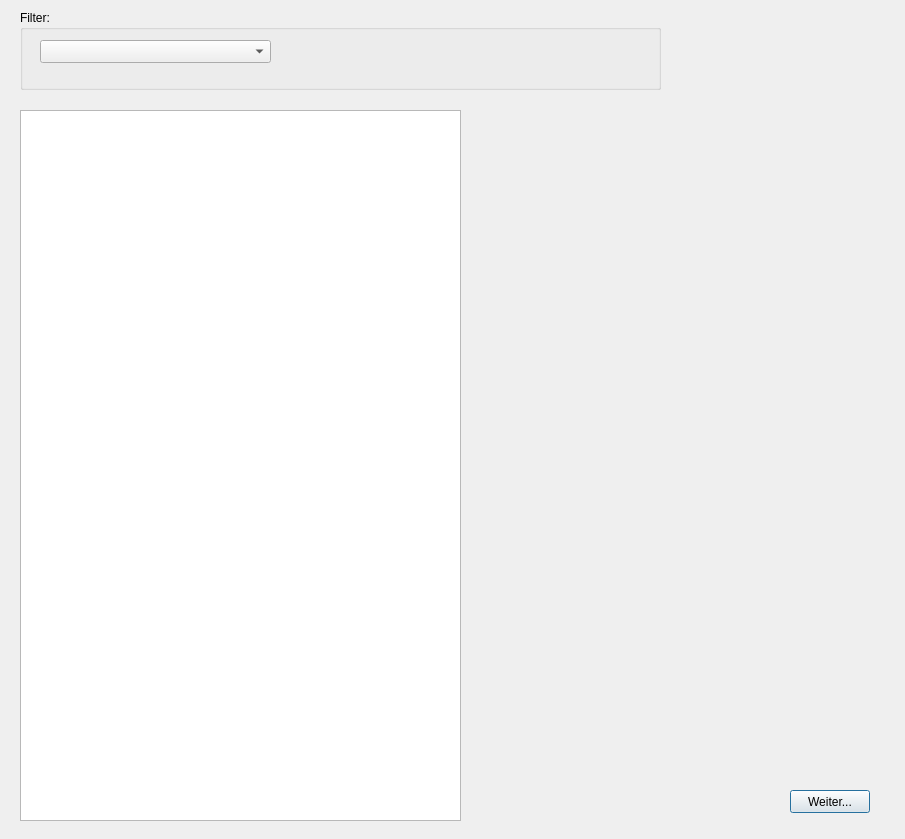
<?xml version="1.0" encoding="UTF-8"?>
<ui version="4.0">
 <class>Dialog</class>
 <widget class="QDialog" name="Dialog">
  <property name="geometry">
   <rect>
    <x>0</x>
    <y>0</y>
    <width>905</width>
    <height>839</height>
   </rect>
  </property>
  <property name="windowTitle">
   <string>Dialog</string>
  </property>
  <widget class="QGroupBox" name="groupBox">
   <property name="geometry">
    <rect>
     <x>20</x>
     <y>10</y>
     <width>641</width>
     <height>80</height>
    </rect>
   </property>
   <property name="title">
    <string>Filter:</string>
   </property>
   <widget class="QComboBox" name="comboBox_vertrag">
    <property name="geometry">
     <rect>
      <x>20</x>
      <y>30</y>
      <width>231</width>
      <height>23</height>
     </rect>
    </property>
   </widget>
  </widget>
  <widget class="QPushButton" name="pushButton_weiter">
   <property name="geometry">
    <rect>
     <x>790</x>
     <y>790</y>
     <width>80</width>
     <height>23</height>
    </rect>
   </property>
   <property name="text">
    <string>Weiter...</string>
   </property>
  </widget>
  <widget class="QTableWidget" name="tableWidget_Vertrag">
   <property name="geometry">
    <rect>
     <x>20</x>
     <y>110</y>
     <width>441</width>
     <height>711</height>
    </rect>
   </property>
  </widget>
 </widget>
 <resources/>
 <connections/>
</ui>
